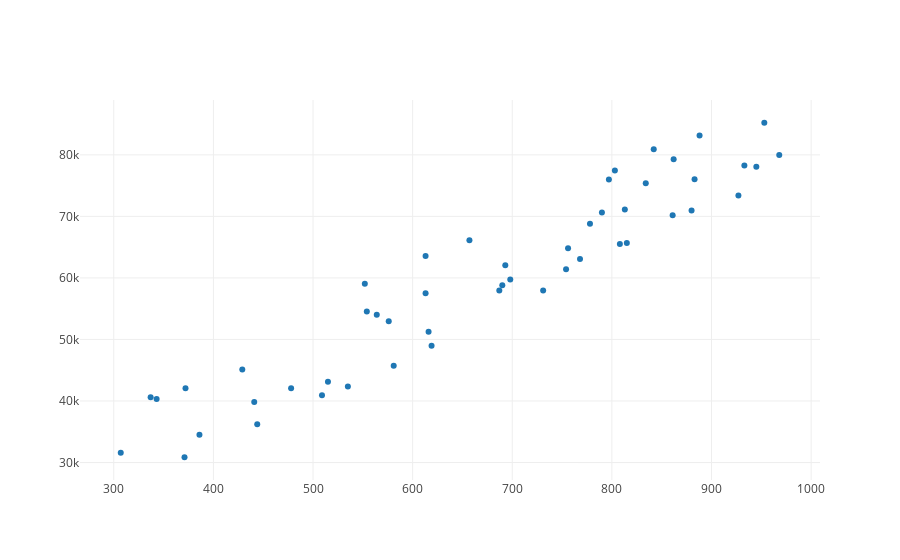

This figure's notebook cell:
### Code cell
# if you have the plotly jupyter lab extension loaded, try the following
from graph import trace_values, plot
noisy_customers_trace = trace_values(word_counts.reshape(50), noisy_clicks)
plot([noisy_customers_trace])

### Figure 1 — Plotly figure (JSON) as saved in the notebook; plotly's stock layout.template omitted (floating-point values rounded to 4 significant figures)
{"data": [{"mode": "markers", "name": "data", "text": [], "type": "scatter", "uid": "0c7a756f-3e60-412e-ba3d-c9d1da4949f4", "x": [337, 535, 372, 945, 444, 429, 883, 808, 690, 581, 478, 576, 554, 657, 768, 552, 790, 968, 698, 862, 880, 515, 803, 778, 386, 441, 693, 307, 619, 834, 613, 813, 616, 509, 564, 953, 927, 731, 933, 756, 842, 371, 687, 754, 861, 613, 815, 797, 343, 888], "y": [40624, 42360, 42072, 78067, 36205, 45130, 76038, 65495, 58806, 45719, 42075, 52951, 54539, 66119, 63062, 59041, 70644, 79996, 59724, 79295, 70962, 43141, 77468, 68794, 34512, 39839, 62068, 31567, 48987, 75370, 63550, 71126, 51249, 40928, 54019, 85217, 73413, 57935, 78260, 64821, 80903, 30856, 57940, 61427, 70181, 57504, 65686, 75983, 40329, 83145]}], "layout": {}}
